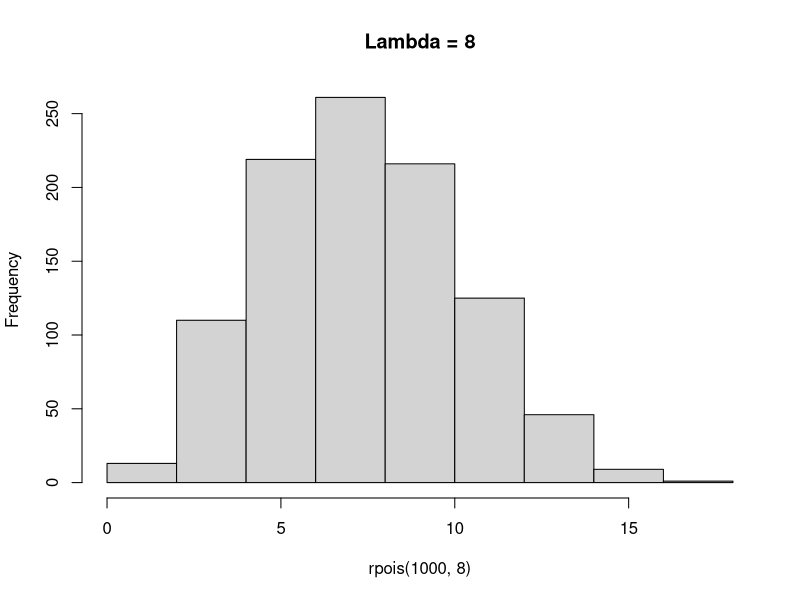
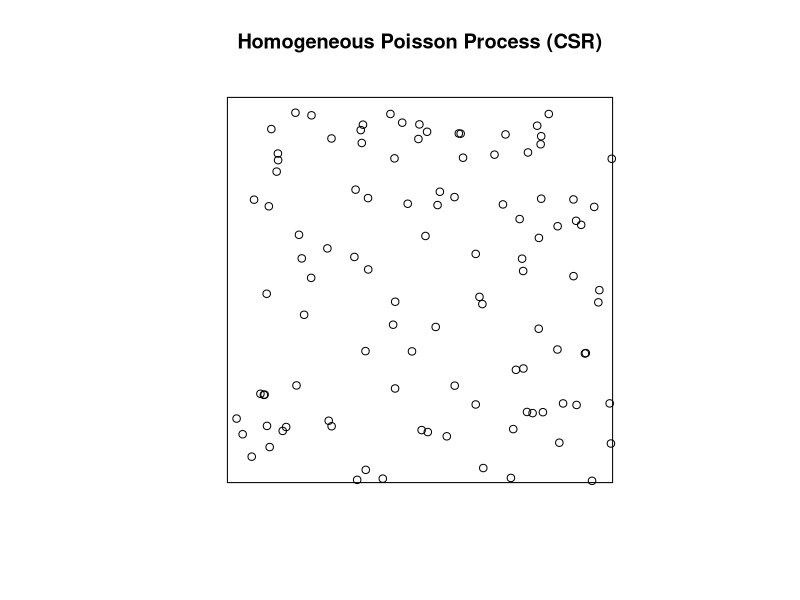
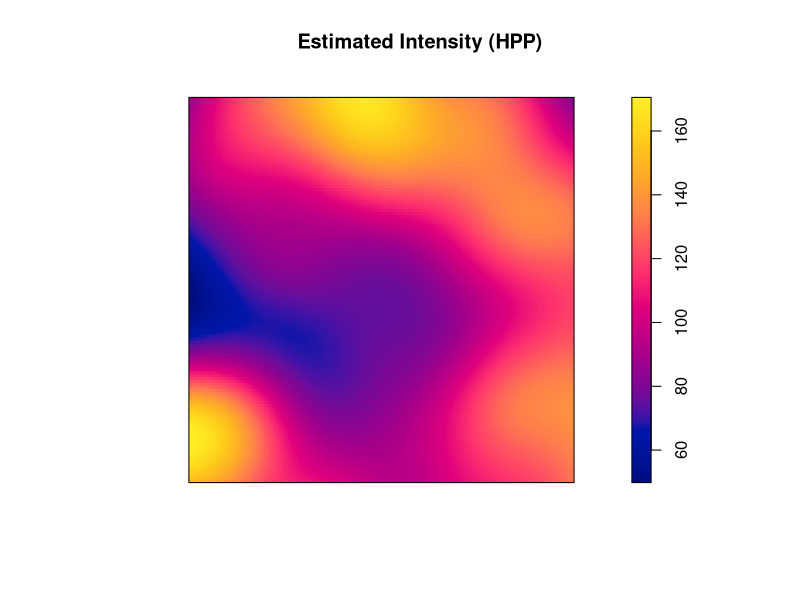
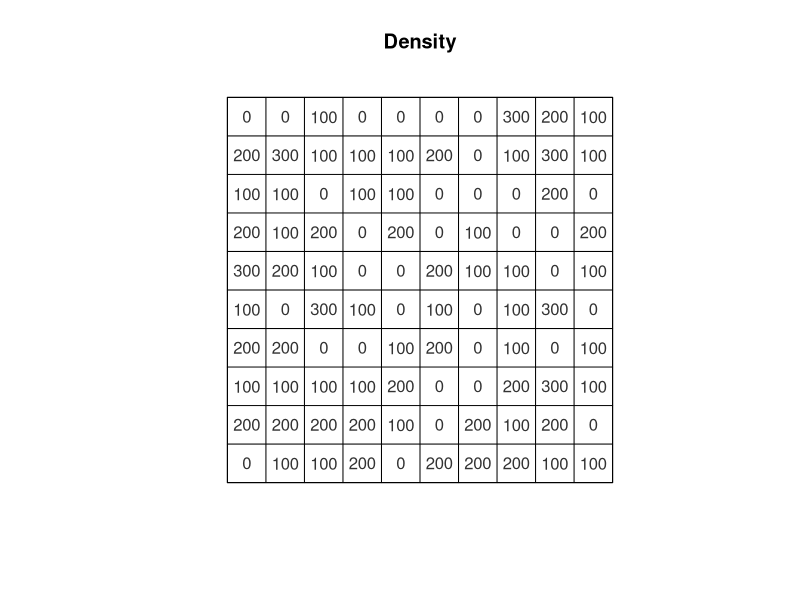
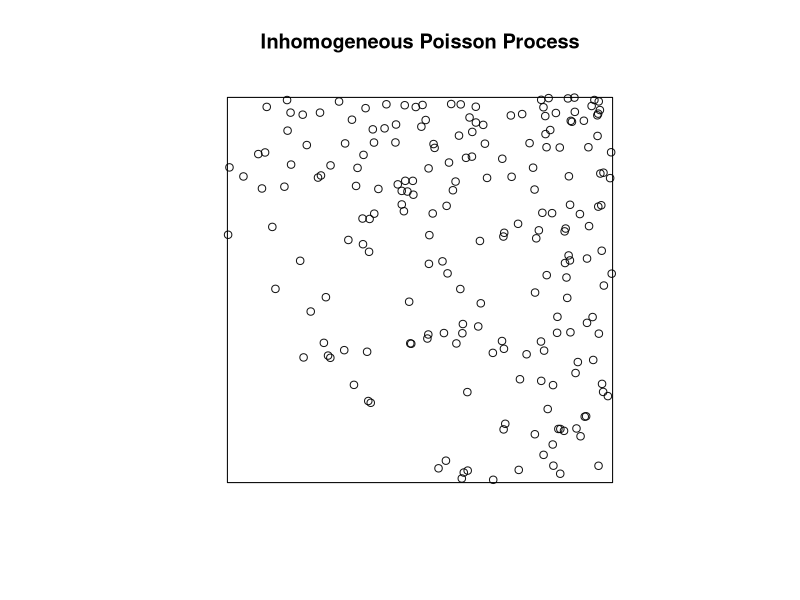
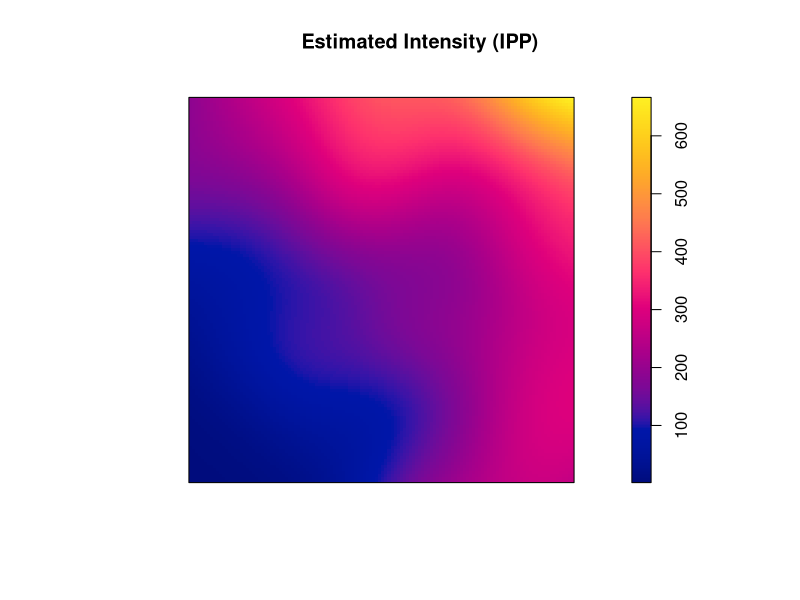
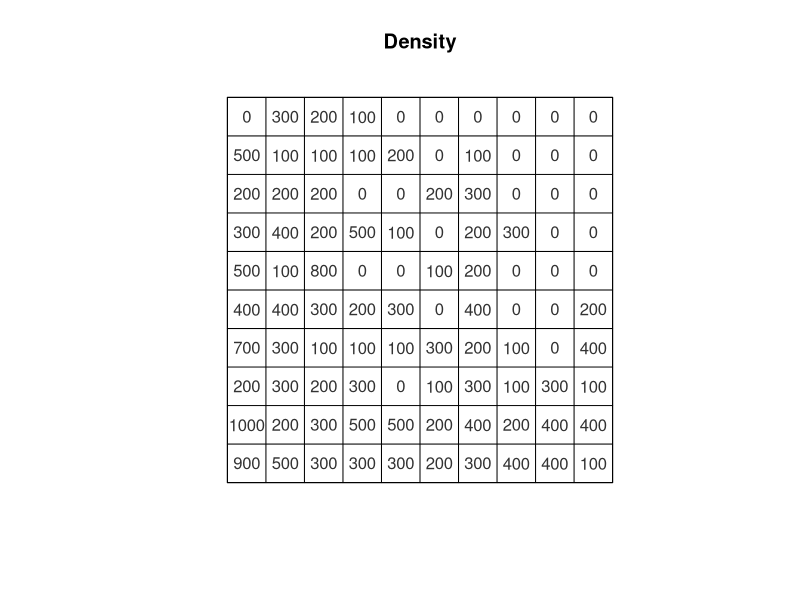
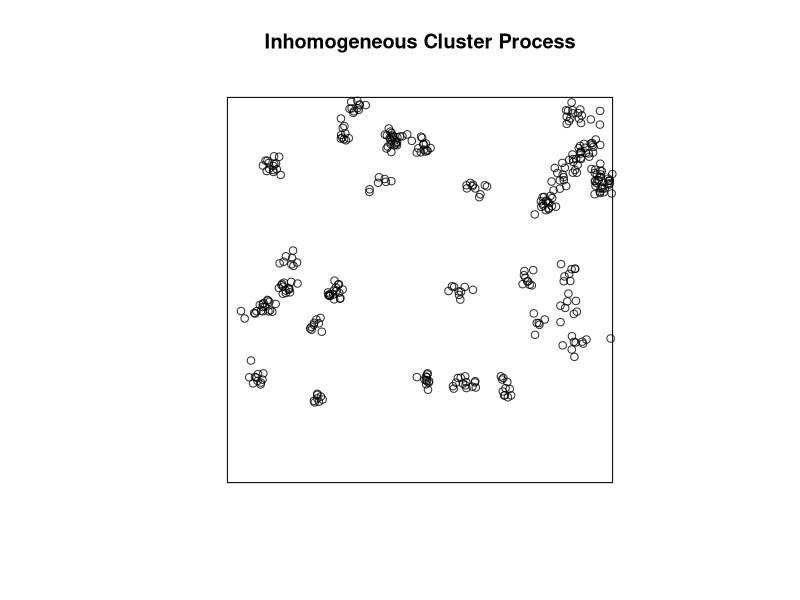

R code for these plots, in order:
## ---- chunk 1
library(spatstat)

## ---- chunk 2
#| fig-width: 8
#| fig-height: 8
#| echo: false

hist(rpois(1000, 8), main = "Lambda = 8")
## ---- chunk 3
#| fig-width: 8
#| fig-height: 8
#| echo: false


set.seed(2025)

W <- owin(c(0,1), c(0,1))

hpp <- rpoispp(lambda = 100, win = W)
plot(hpp, main = "Homogeneous Poisson Process (CSR)", asp=1)

## ---- chunk 4
#| fig-width: 6
#| fig-height: 6
#| echo: false
plot(density(hpp), main="Estimated Intensity (HPP)", asp = 1)

## ---- chunk 5
#| fig-width: 6
#| fig-height: 6
#| echo: false
Q.dim <- 10
Q  <- quadratcount(hpp, nx=Q.dim, ny=Q.dim)
A  <- spatstat.geom::area(hpp$window) / Q.dim^2 # Area for each quadrat
plot(Q / A, main="Density", col="grey20", entries = Q/A, asp = 1)

## ---- chunk 6
#| fig-width: 8
#| fig-height: 8
#| echo: false


lambda_fun <- function(x, y){ 300 * (x^2 + y^2) }
ipp <- rpoispp(lambda = lambda_fun, win = W)
plot(ipp, main = "Inhomogeneous Poisson Process", asp = 1)

## ---- chunk 7
#| fig-width: 6
#| fig-height: 6
#| echo: false
plot(density(ipp), main="Estimated Intensity (IPP)", asp=1)

## ---- chunk 8
#| fig-width: 6
#| fig-height: 6
#| echo: false
Q.dim <- 10
Q  <- quadratcount(ipp, nx=Q.dim, ny=Q.dim)
A  <- spatstat.geom::area(ipp$window) / Q.dim^2 # Area for each quadrat
plot(Q / A, main="Density", col="grey20", entries = Q/A, asp=1)

## ---- chunk 9
lambda_parent <- function(x, y){ 30 * (x + y + 0.2) }
clustered <- rThomas(kappa = lambda_parent, sigma = 0.015, mu = 10, win = W)
plot(clustered, main = "Inhomogeneous Cluster Process")
## ---- chunk 10
#| fig-width: 6
#| fig-height: 6
#| echo: false

plot(density(clustered), main="Estimated Intensity (Clustered)")

## ---- chunk 11
#| fig-width: 6
#| fig-height: 6
#| echo: false
Q.dim <- 10
Q  <- quadratcount(clustered, nx=Q.dim, ny=Q.dim)
A  <- spatstat.geom::area(clustered$window) / Q.dim^2 # Area for each quadrat
plot(Q / A, main="Density", col="grey20", entries = Q/A, asp=1)

## ---- chunk 12
#| echo: false
#| fig-width: 7
#| fig-height: 5

ANN_hpp <- apply(nndist(hpp, k=1:50),2,FUN=mean)
plot(ANN_hpp ~ eval(1:50), type="b", las=1, main = "ANN for Homogeneous PP")
## ---- chunk 13
#| echo: false
#| fig-width: 7
#| fig-height: 5

ANN_clust <- apply(nndist(clustered, k=1:50),2,FUN=mean)
plot(ANN_clust ~ eval(1:50), type="b", las=1, main = "ANN for Clustered PP")
## ---- chunk 14
#| fig-width: 5
#| fig-height: 5
#| echo: false

plot(hpp, main = "Homogeneous Poisson Process (CSR)", asp=1)

## ---- chunk 15
#| fig-width: 9
#| fig-height: 7
#| echo: false

plot(Kest(hpp), main="K: Homogeneous Poisson")

## ---- chunk 16
#| fig-width: 5
#| fig-height: 5
#| echo: false

plot(ipp, main = "Inhomogeneous Poisson Process (CSR)", asp=1)

## ---- chunk 17
#| fig-width: 9
#| fig-height: 7
#| echo: false

plot(Kest(ipp), main="K: Inhomogeneous Poisson")

## ---- chunk 18
#| fig-width: 5
#| fig-height: 5
#| echo: false

plot(clustered, main = "Clustered Poisson Process (CSR)", asp=1)

## ---- chunk 19
#| fig-width: 9
#| fig-height: 7
#| echo: false

plot(Kest(clustered), main="K: Clustered Poisson")

## ---- chunk 20
#| fig-width: 5
#| fig-height: 7
#| echo: false

plot(Kest(ipp), main="K: Inhomogeneous Poisson")
## ---- chunk 21
#| fig-width: 5
#| fig-height: 7
#| echo: false

plot(Kinhom(ipp), main="Kinhom: Inhomogeneous Poisson")

## ---- chunk 22
#| fig-width: 5
#| fig-height: 7
#| echo: false

plot(Kest(clustered), main="K: Clustered Poisson")
## ---- chunk 23
#| fig-width: 5
#| fig-height: 7
#| echo: false

plot(Kinhom(clustered), main="Kinhom: Clustered Poisson")

## ---- chunk 24
#| echo: false

kf.env <- envelope(clustered, correction="border", envelope = FALSE, verbose = FALSE)
plot(kf.env)
